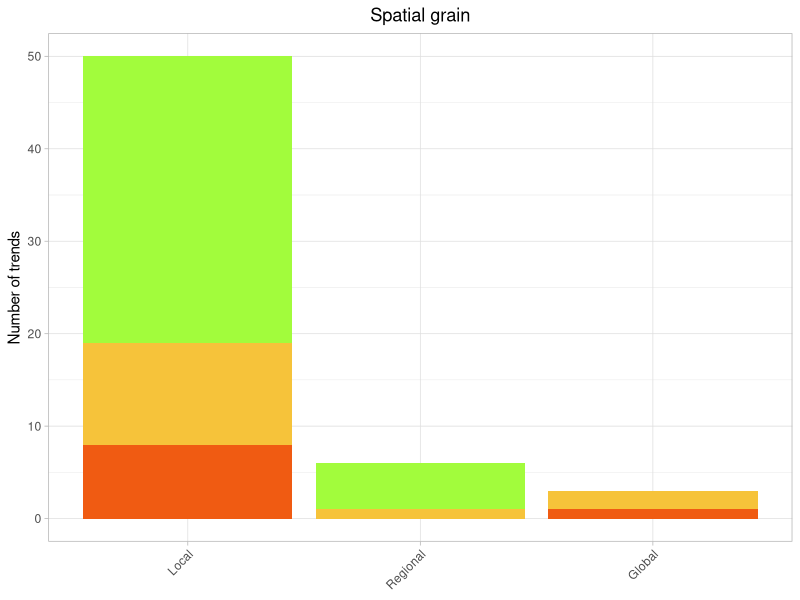
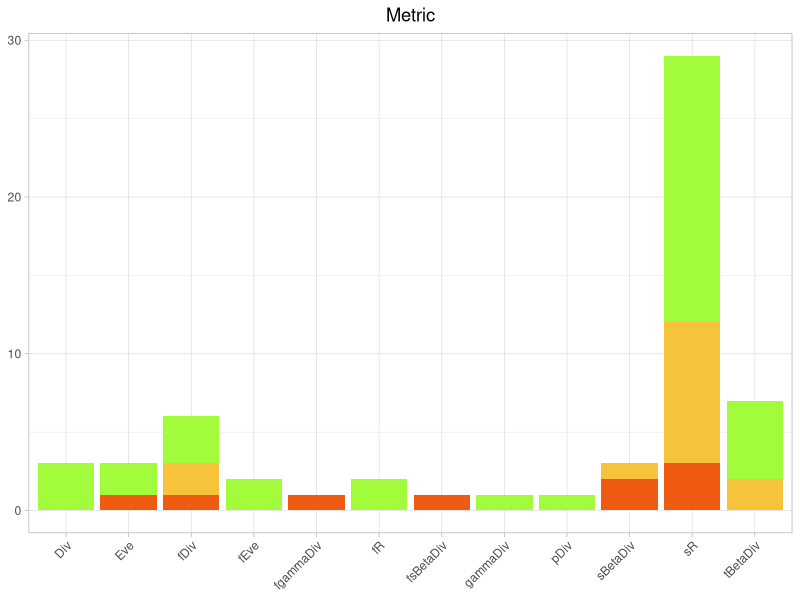

Here is the R script that generated these plots, in order: (Note: this script raises an error after producing the figures.)
rm(list = ls())
library(dplyr)
library(tidyr)
library(readxl)
library(ggplot2)
library(forcats)
library(cowplot)
## Load the table
tab <-
  read_excel("data/literature.xlsx") %>%
  ## Order the trend levels
  mutate(Trend = factor(Trend, levels = c("Increase", "Stable", "Decrease")))

## Create the Table 1 ################

# Function to collapse the reference column
collapse_rows_df <- function(df, variable){

  group_var <- enquo(variable)

  df %>%
    group_by(!! group_var) %>%
    mutate(groupRow = 1:n()) %>%
    ungroup() %>%
    mutate(!!quo_name(group_var) := ifelse(groupRow == 1, as.character(!! group_var), "")) %>%
    select(-c(groupRow))
}

table1 <-
  tab %>%
  mutate(`Temporal grain (hour)` = as.numeric(`Temporal grain (hour)`),
         `Temporal lag (year)` = as.numeric(`Temporal lag (year)`),
         `Spatial extent (Km²)` = as.numeric(`Spatial extent (Km²)`),
         `Temporal extent (year)` = as.numeric(`Temporal extent (year)`)) %>%
  select(-Reference_) %>%
  as_tibble() %>%
  group_by(Reference) %>%
  collapse_rows_df(Reference)

## Create supplementary Figure 1, not accounting for pseudo replicates #################
Fig1a_supp <-
  table(tab$`Spatial grain (Km²)`, tab$Trend) %>%
  as.data.frame() %>%
  rename("Frequency" = Freq,
         "Spatial grain size" = Var1,
         "Trend" = Var2) %>%
  mutate("Spatial grain size" = fct_relevel(`Spatial grain size`,c("Local", "Regional", "National", "Global"))) %>%
  ggplot(aes(fill = Trend, x = `Spatial grain size`, y = Frequency))+
  geom_bar(position = "stack", stat = "identity")+
  ylab("Number of trends")+
  ggtitle("Spatial grain")+
  theme_light()+
  theme(axis.text.x = element_text(angle = 45, hjust=1),
        axis.title.x=element_blank())+
  scale_fill_viridis_d(option = "turbo",
                       begin = .8, end = .5, direction = -1)+
  theme(legend.position = "none",
        plot.title = element_text(hjust = .5))

Fig1b_supp <-
  table(tab %>% select(Metric, Trend)) %>%
  as.data.frame() %>%
  rename("Frequency" = Freq) %>%
  ggplot(aes(fill = Trend, y = `Frequency`, x = Metric))+
  geom_bar(position = "stack", stat = "identity")+
  ylab("Number of trends")+
  ggtitle("Metric")+
  theme_light()+
  theme(axis.text.x = element_text(angle = 45, hjust=1),
        axis.title.x=element_blank(),
        axis.title.y = element_blank())+
  scale_fill_viridis_d(option = "turbo",
                       begin = .8, end = .5, direction = -1)+
  theme(legend.position = "none",
        plot.title = element_text(hjust = .5))

Fig1c_supp <-
  table(tab %>% select(Metric, Trend, `Spatial grain (Km²)`)) %>%
  as.data.frame() %>%
  rename("Frequency" = Freq) %>%
  filter(Frequency != 0) %>%
  rename(`Spatial grain (Km²)` = `Spatial.grain..Km².`) %>%
  mutate(`Spatial grain (Km²)` = fct_relevel(`Spatial grain (Km²)`,c("Local", "Regional", "National", "Global"))) %>%
  ggplot(aes(fill = Trend, y = `Frequency`, x = Metric))+
  geom_bar(position = "stack", stat = "identity")+
  facet_wrap(~ `Spatial grain (Km²)`, nrow = 1, scales = "free_x")+
  ylab("Number of trends")+
  theme_light()+
  theme(axis.text.x = element_text(angle = 45, hjust=1),
        axis.title.x=element_blank(),
        strip.background = element_blank(),
        strip.text.x = element_text(face = "bold", color = "black", size = 10))+
  labs(fill = "Trend reported")+
  scale_fill_viridis_d(option = "turbo",
                       begin = .8, end = .5, direction = -1)

## Save the plot
jpeg("figures/supp_Fig1.jpg",
     units = "in",
     res = 1000,
     # paper = "a4r",
     width = 11,
     height = 8.27)

ggdraw()+
  draw_plot(Fig1a_supp, x = 0, y = .5, width = .3, height = .5)+
  draw_plot(Fig1b_supp, x = .3, y = .5, width = .7, height = .5)+
  draw_plot(Fig1c_supp,  x = 0, y = 0, width = 1, height = 0.5)+
  draw_plot_label(label = c("a", "b", "c"), size = 13,
                  x = c(0, 0.29, 0), y = c(1, 1, 0.5))

dev.off()

###############################################
# Create Fig2a with the temporal extent of the articles
jpeg("data/Fig2a.jpg",
     units = "in",
     res = 1000,
     # paper = "a4r",
     width = 11,
     height = 8.27)

tab %>%
  select(Reference_, `Temporal extent (year)`, `Temporal coverage`) %>%
  separate(`Temporal coverage`, c("start", "end"), "-") %>%
  mutate_at(vars("start", "end"), as.numeric) %>%
  filter(!duplicated(Reference_)) %>%
  mutate(coverage = (end-start)+1) %>%
  mutate(Reference_ = fct_reorder(Reference_, coverage)) %>%
  ggplot(aes(y = Reference_, yend = Reference_, x = start, xend = end))+
  geom_segment(size = 2)+
  theme_bw()+
  # theme_classic()+
  ylab("")+
  xlab("")+
  theme(axis.title = element_blank(),
        axis.text = element_text(size = 15) )

dev.off()


################################################
## Some articles used the same dataset and report the same trend. Here, I take off the articles
## which report the same trend for a metric at a specific spatial scale


### Create the table with no spatial replicates ###

tab_nopseudoreplicates <-
  tab %>%
  ## Papers to take off:
  filter(
    !Reference_ == "Dornelas et al. 2014",
    !Reference_ == "La Sorte 2006",
    !(Reference_ == "Jarzyna and Jetz 2017" & (Metric == "sR" | Metric == "fDiv")),
    !(Reference_ == "La Sorte and Boecklen 2005" & Metric == "sR"),
    !(Reference_ == "Jarzyna and Jetz 2018" & Metric == "sR" & `Spatial grain (Km²)` == "Local"),
    !(Reference_ == "Jarzyna and Jetz 2018" & Metric == "sR" & `Spatial grain (Km²)` == "Regional"),
    !(Reference_ == "Jarzyna and Jetz 2018" & Metric == "tBetaDiv" & `Spatial grain (Km²)` == "Local"),
    !(Reference_ == "Schipper et al. 2016" & Metric == "sR" & `Spatial grain (Km²)` == "Local"),
    !(Reference_ == "Barnagaud et al. 2017" & Metric == "sR" & `Spatial grain (Km²)` == "Local"),
    !(Reference_ == "Chase et al. 2019" & Metric == "sR" & `Spatial grain (Km²)` == "Local"),
    !(Reference_ == "McGill et al. 2015" & `Spatial grain (Km²)` == "Local")
  )

## Create the bar plot without pseudoreplications

Fig3a <-
  table(tab_nopseudoreplicates$`Spatial grain (Km²)`, tab_nopseudoreplicates$Trend) %>%
  as.data.frame() %>%
  rename("Frequency" = Freq,
         "Spatial grain size" = Var1,
         "Trend" = Var2) %>%
  mutate("Spatial grain size" = fct_relevel(`Spatial grain size`,c("Local", "Regional", "National", "Global"))) %>%
  ggplot(aes(fill = Trend, x = `Spatial grain size`, y = Frequency))+
  geom_bar(position = "stack", stat = "identity")+
  ylab("Number of trends")+
  ggtitle("Spatial grain")+
  theme_light()+
  theme(axis.text.x = element_text(angle = 45, hjust=1),
        axis.title.x=element_blank())+
  scale_fill_viridis_d(option = "turbo",
                       begin = .8, end = .5, direction = -1)+
  theme(legend.position = "none",
        plot.title = element_text(hjust = .5))

Fig3b <-
  table(tab_nopseudoreplicates %>% select(Metric, Trend)) %>%
  as.data.frame() %>%
  rename("Frequency" = Freq) %>%
  ggplot(aes(fill = Trend, y = `Frequency`, x = Metric))+
  geom_bar(position = "stack", stat = "identity")+
  ylab("Number of trends")+
  ggtitle("Metric")+
  theme_light()+
  theme(axis.text.x = element_text(angle = 45, hjust=1),
        axis.title.x=element_blank(),
        axis.title.y = element_blank())+
  scale_fill_viridis_d(option = "turbo",
                       begin = .8, end = .5, direction = -1)+
  theme(legend.position = "none",
        plot.title = element_text(hjust = .5))


Fig3c <-
  tab_nopseudoreplicates %>%
  select(Metric, Trend, `Spatial grain (Km²)`) %>%
  table() %>%
  as.data.frame() %>% rename("Frequency" = Freq) %>%
  filter(Frequency != 0) %>%
  rename(`Spatial grain (Km²)` = `Spatial.grain..Km².`) %>%
  mutate(`Spatial grain (Km²)` = fct_relevel(`Spatial grain (Km²)`,c("Local", "Regional", "National", "Global"))) %>%
  ggplot(aes(fill = Trend, y = `Frequency`, x = Metric))+
  geom_bar(position = "stack", stat = "identity")+
  facet_wrap(~ `Spatial grain (Km²)`, nrow = 1, scales = "free_x")+
  ylab("Number of trends")+
  theme_light()+
  theme(axis.text.x = element_text(angle = 45, hjust=1),
        axis.title.x=element_blank(),
        strip.background = element_blank(),
        strip.text.x = element_text(face = "bold", color = "black", size = 10))+
  labs(fill = "Trend reported")+
  scale_fill_viridis_d(option = "turbo",
                       begin = .8, end = .5, direction = -1)

jpeg("figures/Fig3.jpg",
     units = "in",
     res = 1000,
     # paper = "a4r",
     width = 11,
     height = 8.27)

ggdraw()+
  draw_plot(Fig3a, x = 0, y = .5, width = .3, height = .5)+
  draw_plot(Fig3b, x = .3, y = .5, width = .7, height = .5)+
  draw_plot(Fig3c,  x = 0, y = 0, width = 1, height = 0.5)+
  draw_plot_label(label = c("a", "b", "c"), size = 13,
                  x = c(0, 0.29, 0), y = c(1, 1, 0.5))

dev.off()


### Create the table with the notes

tab_notes <- read_excel("data/notes.xlsx")

tab_sup <-
tab_notes %>%
  dplyr::mutate(`Temporal grain (hour)` = as.numeric(`Temporal grain (hour)`),
                `Temporal lag (year)` = as.numeric(`Temporal lag (year)`),
                `Spatial extent (Km²)` = as.numeric(`Spatial extent (Km²)`),
                `Temporal extent (year)` = as.numeric(`Temporal extent (year)`)) %>%
  select(Reference, Metric, `Spatial grain (Km²)`, Note) %>%
  as_tibble() %>%
  group_by(Reference) %>%
  collapse_rows_df(Reference)
